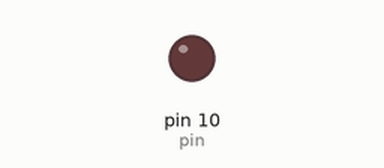
This sketch was run on a simulated Arduino Uno, built with avr-gcc and run on an emulated ATmega328P. Shown: output pins drawn as LEDs (lit = HIGH).

Above: at 0.05 s.
At 1.2 s:
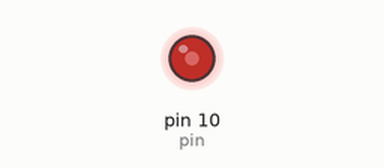
At 2.35 s:
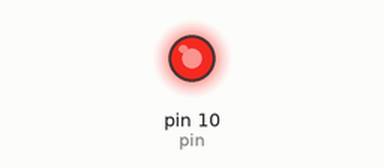
At 4.7 s:
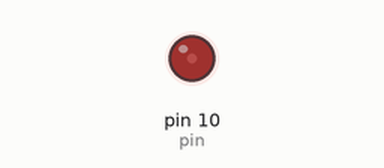
Timing chart, 0 to 6.8 s (numbered marks = the images above):
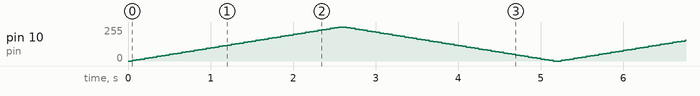

The sketch:

sketch.ino
```cpp
void setup()
{

}
byte pin=10;
void loop()
{
  for(int i=0; i<256; i+=5){
    analogWrite(pin, i);
    delay(50);
  }
  for(int i=255; i>=0; i-=5){
    analogWrite(pin, i);
    delay(50);
  }
}
```
